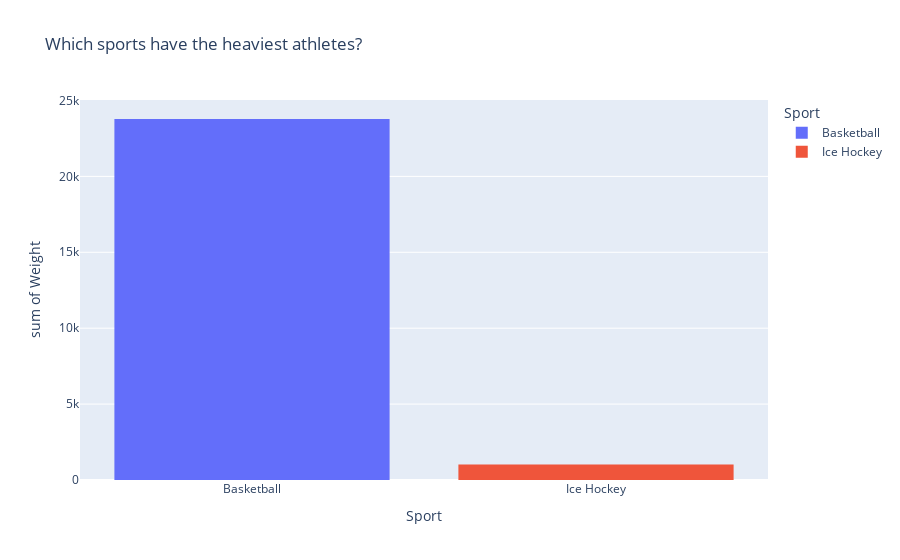

Notebook code cell kept with this figure:
### Code cell
fig = px.histogram(
    data_frame=sports_weight,
    color='Sport',
    x="Sport",
    y = "Weight",
    title="Which sports have the heaviest athletes?"
)

fig.show()

### Figure 1 — Plotly figure (JSON) as saved in the notebook; plotly's stock layout.template omitted (floating-point values rounded to 4 significant figures; data arrays with more than 128 entries replaced by an {"elided": "..."} marker saying what was removed)
{"data": [{"alignmentgroup": "True", "bingroup": "x", "histfunc": "sum", "hovertemplate": "Sport=%{x}<br>sum of Weight=%{y}<extra></extra>", "legendgroup": "Basketball", "marker": {"color": "#636efa", "pattern": {"shape": ""}}, "name": "Basketball", "offsetgroup": "Basketball", "orientation": "v", "showlegend": true, "type": "histogram", "x": {"elided": "200 str values"}, "xaxis": "x", "y": {"elided": "200 int values"}, "yaxis": "y"}, {"alignmentgroup": "True", "bingroup": "x", "histfunc": "sum", "hovertemplate": "Sport=%{x}<br>sum of Weight=%{y}<extra></extra>", "legendgroup": "Ice Hockey", "marker": {"color": "#EF553B", "pattern": {"shape": ""}}, "name": "Ice Hockey", "offsetgroup": "Ice Hockey", "orientation": "v", "showlegend": true, "type": "histogram", "x": ["Ice Hockey", "Ice Hockey", "Ice Hockey", "Ice Hockey", "Ice Hockey", "Ice Hockey", "Ice Hockey", "Ice Hockey", "Ice Hockey"], "xaxis": "x", "y": [111, 116, 116, 116, 113, 113, 113, 112, 112], "yaxis": "y"}], "layout": {"barmode": "relative", "legend": {"title": {"text": "Sport"}, "tracegroupgap": 0}, "title": {"text": "Which sports have the heaviest athletes?"}, "xaxis": {"anchor": "y", "categoryarray": ["Basketball", "Ice Hockey"], "categoryorder": "array", "domain": [0, 1], "title": {"text": "Sport"}}, "yaxis": {"anchor": "x", "domain": [0, 1], "title": {"text": "sum of Weight"}}}}
